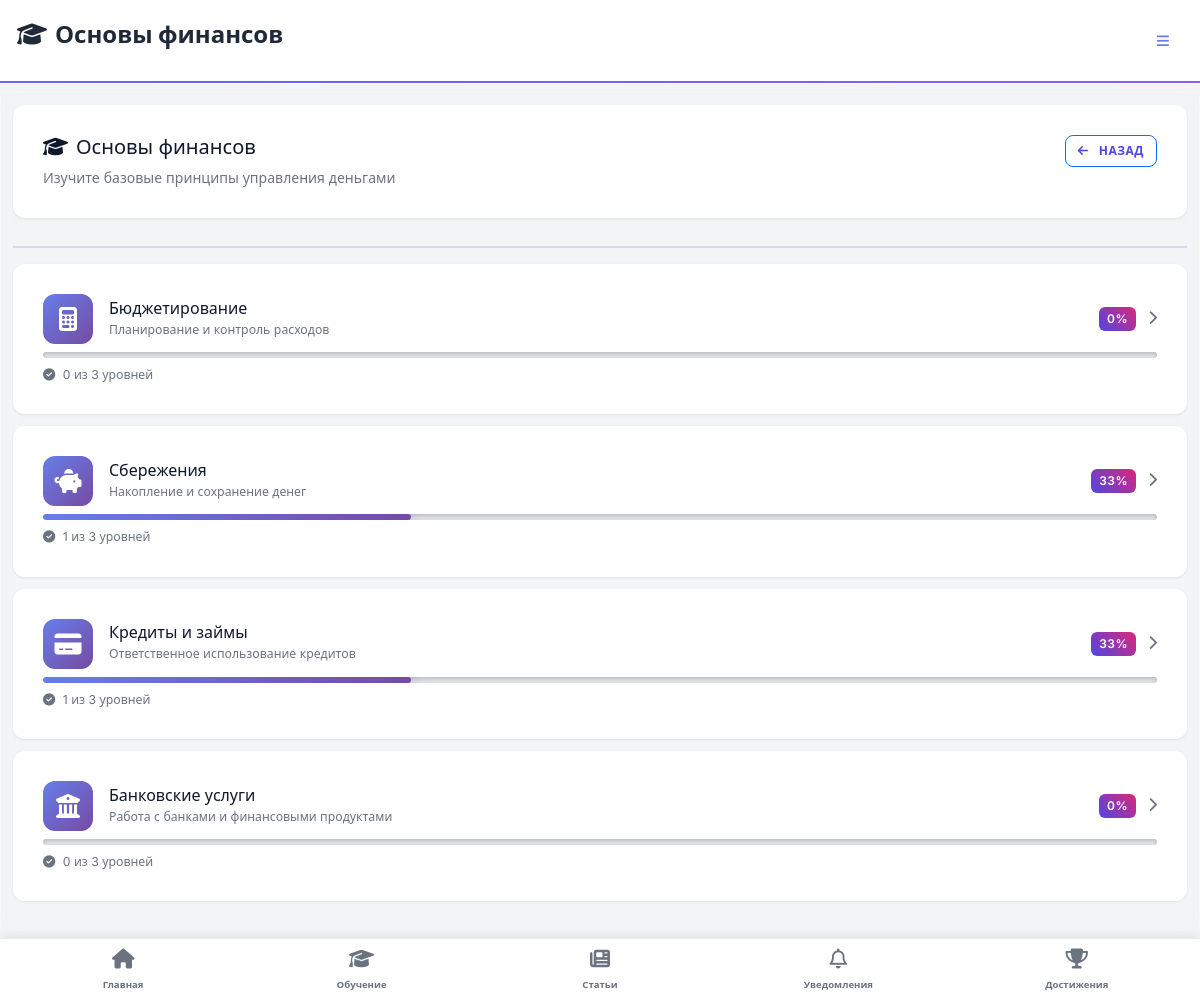
Screenshot of /category/basics/ (signed in) with the database file from the repository.
### game/models.py (models this page shows, shortened)
class Topic(models.Model):
    MAIN_CATEGORIES = [
        ('basics', 'Основы финансов'),
        ('security', 'Безопасность'),
        ('investments', 'Инвестиции'),
        ('planning', 'Планирование'),
    ]
    name = models.CharField(max_length=100, unique=True)
    description = models.TextField(blank=True)
    icon = models.CharField(max_length=50, default="fa-graduation-cap")  # для иконок (Font Awesome)
    main_category = models.CharField(max_length=20, choices=MAIN_CATEGORIES, default='basics')
    order_in_category = models.PositiveIntegerField(default=1)
    is_active = models.BooleanField(default=True)
    is_subcategory = models.BooleanField(default=False)
    parent_category = models.ForeignKey('self', on_delete=models.CASCADE, null=True, blank=True)
    class Meta:
        ordering = ['main_category', 'order_in_category']

### game/views.py (the view)
# urls.py: path('category/<str:category_slug>/', views.category_detail, name='category_detail'), # /category/basics/
@login_required
def category_detail(request, category_slug):
    user = request.user
    try:
        category = Topic.objects.get(main_category=category_slug, is_subcategory=False)
    except Topic.DoesNotExist:
        messages.error(request, 'Категория не найдена')
        return redirect('dashboard')
    topics = Topic.objects.filter(parent_category=category, is_subcategory=True).prefetch_related('level_set')
    user_progress = UserLevelProgress.objects.filter(user=user, completed=True).values_list('level__topic_id', flat=True)
    progress_counts = {}
    for topic_id in user_progress:
        progress_counts[topic_id] = progress_counts.get(topic_id, 0) + 1
    for topic in topics:
        total = topic.level_set.count()
        completed = progress_counts.get(topic.id, 0)
        topic.progress = {
            'percent': int(completed / total * 100) if total > 0 else 0,
            'completed': completed,
            'total': total
        }
    topic_icons = {
        'Бюджетирование': 'fa-calculator',
        'Сбережения': 'fa-piggy-bank',
        'Кредиты и займы': 'fa-credit-card',
        'Банковские услуги': 'fa-university',
        'Финансовое мошенничество': 'fa-exclamation-triangle',
        'Страхование': 'fa-shield',
        'Финансовая грамотность': 'fa-graduation-cap',
        'Цифровая безопасность': 'fa-lock',
        'Основы инвестирования': 'fa-chart-line',
        'Фондовый рынок': 'fa-chart-area',
        'Пассивные инвестиции': 'fa-layer-group',
        'Альтернативные инвестиции': 'fa-coins',
        'Финансовые цели': 'fa-bullseye',
        'Пенсионное планирование': 'fa-umbrella',
        'Налоговое планирование': 'fa-file-invoice',
        'Наследственное планирование': 'fa-hand-holding-heart'
    }
    for topic in topics:
        topic.icon = topic_icons.get(topic.name, 'fa-book')
    context = {
        'category': category,
        'topics': topics,
        'user': user
    }
    return render(request, 'game/category_detail.html', context)

### accounts/models.py (called while the page is built)
    def get_avatar_display(self):
        if self.avatar:
            return self.avatar.url
        elif self.default_avatar:
            return f"/static/avatars/default/{self.default_avatar}.svg"
        else:
            return None

### game/context_processors.py (called while the page is built)
def notifications_context(request):
    try:
        if request.user.is_authenticated:
            return {
                'unread_notifications_count': Notification.objects.filter(
                    user=request.user,
                    is_read=False
                ).count()
            }
    except Exception:
        pass
    return {'unread_notifications_count': 0}

def mobile_view_context(request):
    user_agent = request.META.get('HTTP_USER_AGENT', '').lower()
    mobile_keywords = [
        'mobile', 'android', 'iphone', 'ipod', 'ipad',
        'blackberry', 'windows phone', 'webos', 'opera mini',
        'iemobile', 'mobile safari'
    ]
    is_mobile = any(keyword in user_agent for keyword in mobile_keywords)
    if 'force_mobile_view' in request.session:
        is_mobile = request.session['force_mobile_view']
    return {
        'mobile_view': is_mobile
    }

def achievements_context(request):
    if request.user.is_authenticated:
        user_achievements = UserAchievement.objects.filter(
            user=request.user
        ).select_related('achievement').order_by('-earned_at')[:10]
        achievements_list = []
        for ua in user_achievements:
            achievements_list.append({
                'achievement': ua.achievement,
                'earned_at': ua.earned_at
            })
        return {
            'mobile_achievements': achievements_list,
            'mobile_achievements_count': UserAchievement.objects.filter(user=request.user).count()
        }
    return {
        'mobile_achievements': [],
        'mobile_achievements_count': 0
    }

### templates/game/category_detail.html (shortened to what this page needs)
{% extends 'base.html' %}
{% load static %}
{% block page_title %}<i class="fa-solid {{ category.icon }} me-2"></i>{{ category.name }}{% endblock %}
{% block content %}
<div class="category-header mb-4 fade-in">
  <div class="card">
    <div class="card-body">
      <div class="d-flex justify-content-between align-items-start">
        <div>
          <h5 class="mb-2"><i class="fa-solid {{ category.icon }} me-2"></i>{{ category.name }}</h5>
          <p class="text-muted small mb-0">{{ category.description }}</p>
        </div>
        <a href="{% url 'categories' %}" class="btn btn-sm btn-outline-primary desktop-only">
          <i class="fa-solid fa-arrow-left me-1"></i>Назад
  </a>
</div>
    </div>
  </div>
</div>
{% if topics %}
<div class="topics-list mb-4">
    {% for topic in topics %}
    <a href="{% url 'topic_levels' topic.id %}" class="card mb-3 topic-card-link haptic-light slide-in-up" style="text-decoration: none; color: inherit;">
      <div class="card-body">
        <div class="d-flex align-items-center mb-2">
          <div class="topic-icon-wrapper me-3">
            <i class="fa-solid {{ topic.icon }}"></i>
          </div>
          <div class="flex-grow-1">
            <h6 class="mb-0">{{ topic.name }}</h6>
            <small class="text-muted">{{ topic.description|truncatewords:10 }}</small>
              </div>
          <div>
            <span class="badge bg-primary">{{ topic.progress.percent }}%</span>
            <i class="fa-solid fa-chevron-right ms-2 text-muted" style="font-size: 0.9rem;"></i>
          </div>
        </div>
        <div class="progress mb-2" style="height: 6px;">
          <div class="progress-bar bg-gradient topic-bar"
               role="progressbar"
               style="width: 0%;"
               data-percent="{{ topic.progress.percent }}"></div>
        </div>
        <div class="d-flex justify-content-between align-items-center">
          <small class="text-muted">
            <i class="fa-solid fa-check-circle me-1"></i>
            {{ topic.progress.completed }} из {{ topic.progress.total }} уровней
          </small>
        </div>
      </div>
    </a>
    {% endfor %}
  </div>
{% endif %}
{% endblock %}

### static/css/finquest.css (style rules this page uses)
:root { --game-primary: #4f46e5; --game-secondary: #db2777; --game-accent: #d97706; --game-success: #059669; --game-danger: #dc2626; --game-dark: #111827; --game-surface: #f8fafc; --game-text: #0f172a; }
body { font-family: 'Inter', system-ui, -apple-system, Segoe UI, Roboto, sans-serif; color: var(--game-text); background: linear-gradient(135deg, #0f0f23 0%, #1a1a3e 25%, #2d1b69 50%, #1a1a3e 75%, #0f0f23 100%); min-height: 100vh; background-attachment: fixed; position: relative; overflow-x: hidden; }
body::before { content: ''; position: fixed; top: 0; left: 0; width: 100%; height: 100%; background: radial-gradient(circle at 20% 80%, rgba(120, 119, 198, 0.3) 0%, transparent 50%), radial-gradient(circle at 80% 20%, rgba(255, 119, 198, 0.3) 0%, transparent 50%), radial-gradient(circle at 40% 40%, rgba(120, 219, 255, 0.2) 0%, transparent 50%); animation: backgroundShift 20s ease-in-out infinite; z-index: -1; }
.bg-gradient { background: linear-gradient(90deg, #667eea 0%, #764ba2 100%) !important; }
.card { border: none; background: linear-gradient(135deg, rgba(255,255,255,0.98) 0%, rgba(255,255,255,0.92) 100%); backdrop-filter: blur(20px); border-radius: 16px; box-shadow: 0 8px 32px rgba(0,0,0,0.2), 0 0 40px rgba(120, 119, 198, 0.15), inset 0 1px 0 rgba(255,255,255,0.2); border: 1px solid rgba(255,255,255,0.4); transition: all 0.3s ease; position: relative; overflow: hidden; color: var(--game-text); }
.card::before { content: ''; position: absolute; top: 0; left: -100%; width: 100%; height: 100%; background: linear-gradient(90deg, transparent, rgba(255,255,255,0.4), transparent); transition: left 0.6s ease; z-index: 1; }
.badge { border-radius: 20px; padding: 8px 16px; font-weight: 600; text-transform: uppercase; letter-spacing: 0.5px; font-size: 0.75rem; }
.badge.bg-primary { background: linear-gradient(45deg, var(--game-primary), var(--game-secondary)) !important; }
.btn { border-radius: 12px; font-weight: 700; padding: 12px 24px; transition: all 0.3s ease; text-transform: uppercase; letter-spacing: 0.5px; font-size: 0.875rem; position: relative; overflow: hidden; }
.btn::before { content: ''; position: absolute; top: 0; left: -100%; width: 100%; height: 100%; background: linear-gradient(90deg, transparent, rgba(255,255,255,0.3), transparent); transition: left 0.5s ease; }
.btn-outline-primary { color: var(--game-primary); background: rgba(255,255,255,0.8); backdrop-filter: blur(5px); font-weight: 600; }
.progress { height: 12px; border-radius: 10px; background: rgba(0,0,0,0.1); overflow: hidden; }
.progress-bar { background: linear-gradient(45deg, var(--game-success), #059669); border-radius: 10px; }
.progress { background: rgba(0,0,0,0.2); border-radius: 10px; overflow: hidden; box-shadow: inset 0 2px 4px rgba(0,0,0,0.2); }
.progress-bar { background: linear-gradient(45deg, #6366f1, #8b5cf6, #ec4899); background-size: 200% 100%; animation: progressGlow 2s ease-in-out infinite; box-shadow: 0 0 10px rgba(99, 102, 241, 0.5); }
.category-header { margin-bottom: 1.5rem; padding-bottom: 1rem; border-bottom: 2px solid rgba(99, 102, 241, 0.2); }

### static/css/mobile-app.css (style rules this page uses)
body.mobile-view * { -webkit-font-smoothing: antialiased; -moz-osx-font-smoothing: grayscale; }
body.mobile-view { scroll-behavior: smooth; -webkit-overflow-scrolling: touch; }
.fade-in { animation: fadeIn 0.3s ease; }

### templates/base.html (style rules this page uses)
body { padding-bottom: 0; }

### templates/game/category_detail.html (style rules this page uses)
.category-header .card { background: white; border: 1px solid rgba(0, 0, 0, 0.08); box-shadow: 0 1px 3px rgba(0, 0, 0, 0.08); }
.topics-list .card { background: white; border: 1px solid rgba(0, 0, 0, 0.08); box-shadow: 0 2px 8px rgba(0, 0, 0, 0.08); transition: transform 0.2s ease, box-shadow 0.2s ease; }
.topic-icon-wrapper { width: 50px; height: 50px; border-radius: 12px; display: flex; align-items: center; justify-content: center; font-size: 1.5rem; background: linear-gradient(135deg, #667eea, #764ba2); color: white; flex-shrink: 0; }
.progress { background: rgba(0, 0, 0, 0.1); border-radius: 10px; }
.progress-bar { background: linear-gradient(90deg, #667eea, #764ba2); border-radius: 10px; transition: width 0.8s ease; }
.fade-in { animation: fadeIn 0.3s ease; }
.slide-in-up { animation: slideInUp 0.3s ease; }

### rows the page displays
Topic: name "Основы финансов", description "Изучите базовые принципы управления деньгами"
Topic: name "Бюджетирование", description "Планирование и контроль расходов", progress.percent "0", progress.completed "0", progress.total "3"
Topic: name "Сбережения", description "Накопление и сохранение денег", progress.percent "33", progress.completed "1", progress.total "3"
Topic: name "Кредиты и займы", description "Ответственное использование кредитов", progress.percent "33", progress.completed "1", progress.total "3"
Topic: name "Банковские услуги", description "Работа с банками и финансовыми продуктами", progress.percent "0", progress.completed "0", progress.total "3"
